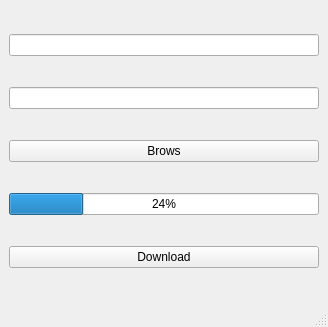
<?xml version="1.0" encoding="UTF-8"?>
<ui version="4.0">
 <class>MainWindow</class>
 <widget class="QMainWindow" name="MainWindow">
  <property name="geometry">
   <rect>
    <x>0</x>
    <y>0</y>
    <width>328</width>
    <height>327</height>
   </rect>
  </property>
  <property name="windowTitle">
   <string>MainWindow</string>
  </property>
  <widget class="QWidget" name="centralwidget">
   <layout class="QGridLayout" name="gridLayout">
    <item row="0" column="0">
     <widget class="QLineEdit" name="lineEdit"/>
    </item>
    <item row="1" column="0">
     <widget class="QLineEdit" name="lineEdit_2"/>
    </item>
    <item row="4" column="0">
     <widget class="QPushButton" name="pushButton">
      <property name="text">
       <string>Download</string>
      </property>
     </widget>
    </item>
    <item row="3" column="0">
     <widget class="QProgressBar" name="progressBar">
      <property name="value">
       <number>24</number>
      </property>
     </widget>
    </item>
    <item row="2" column="0">
     <widget class="QPushButton" name="pushButton_2">
      <property name="text">
       <string>Brows</string>
      </property>
     </widget>
    </item>
   </layout>
  </widget>
  <widget class="QMenuBar" name="menubar">
   <property name="geometry">
    <rect>
     <x>0</x>
     <y>0</y>
     <width>328</width>
     <height>22</height>
    </rect>
   </property>
  </widget>
  <widget class="QStatusBar" name="statusbar"/>
 </widget>
 <resources/>
 <connections/>
</ui>
